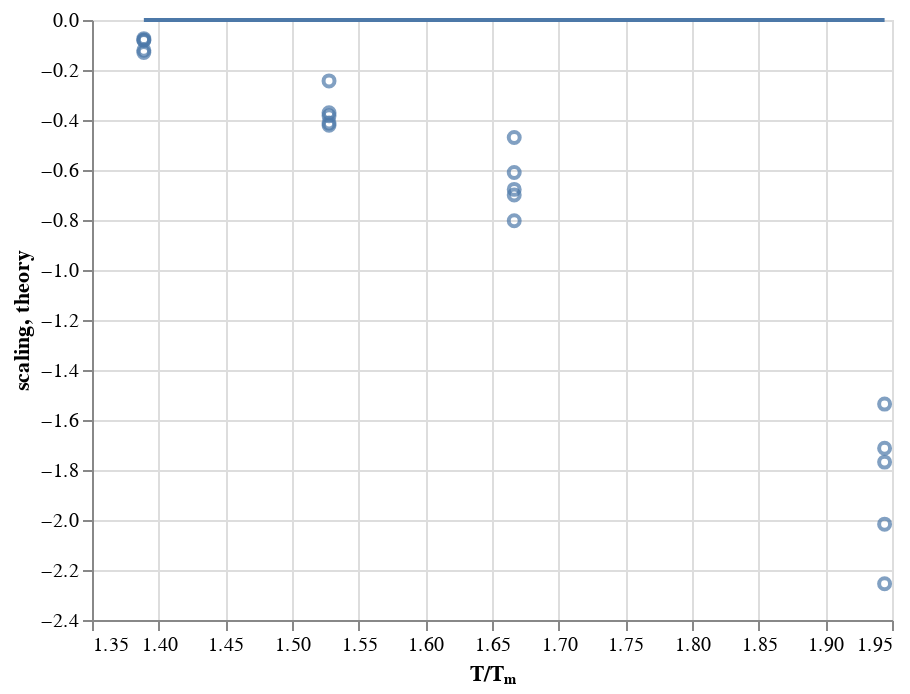

Notebook code for this chart:
### Code cell
c = alt.Chart(df_fit).encode(
    x=alt.X('temp_norm', title='T/Tₘ', scale=alt.Scale(zero=False)),
)

c.mark_point().encode(y="scaling") + c.mark_line().encode(y="theory")

### Figure 1 — Vega-Lite specification as saved in the notebook (floating-point values rounded to 4 significant figures)
{"$schema": "https://vega.github.io/schema/vega-lite/v2.6.0.json", "config": {"view": {"height": 300, "width": 400}}, "datasets": {"data-3effb12d40cc07ca965de7eed297854a": [{"scaling": -0.1298, "temp_norm": 1.389, "theory": -2.939e-10}, {"scaling": -0.07981, "temp_norm": 1.389, "theory": -2.939e-10}, {"scaling": -0.07459, "temp_norm": 1.389, "theory": -2.939e-10}, {"scaling": -0.1207, "temp_norm": 1.389, "theory": -2.939e-10}, {"scaling": -0.08161, "temp_norm": 1.389, "theory": -2.939e-10}, {"scaling": -0.4209, "temp_norm": 1.528, "theory": -3.648e-10}, {"scaling": -0.2436, "temp_norm": 1.528, "theory": -3.648e-10}, {"scaling": -0.383, "temp_norm": 1.528, "theory": -3.648e-10}, {"scaling": -0.371, "temp_norm": 1.528, "theory": -3.648e-10}, {"scaling": -0.4124, "temp_norm": 1.528, "theory": -3.648e-10}, {"scaling": -0.4703, "temp_norm": 1.667, "theory": -4.245e-10}, {"scaling": -0.6775, "temp_norm": 1.667, "theory": -4.245e-10}, {"scaling": -0.6097, "temp_norm": 1.667, "theory": -4.245e-10}, {"scaling": -0.7003, "temp_norm": 1.667, "theory": -4.245e-10}, {"scaling": -0.8032, "temp_norm": 1.667, "theory": -4.245e-10}, {"scaling": -1.713, "temp_norm": 1.944, "theory": -5.195e-10}, {"scaling": -1.768, "temp_norm": 1.944, "theory": -5.195e-10}, {"scaling": -1.536, "temp_norm": 1.944, "theory": -5.195e-10}, {"scaling": -2.255, "temp_norm": 1.944, "theory": -5.195e-10}, {"scaling": -2.017, "temp_norm": 1.944, "theory": -5.195e-10}]}, "layer": [{"data": {"name": "data-3effb12d40cc07ca965de7eed297854a"}, "encoding": {"x": {"field": "temp_norm", "scale": {"zero": false}, "title": "T/Tₘ", "type": "quantitative"}, "y": {"field": "scaling", "type": "quantitative"}}, "mark": "point"}, {"data": {"name": "data-3effb12d40cc07ca965de7eed297854a"}, "encoding": {"x": {"field": "temp_norm", "scale": {"zero": false}, "title": "T/Tₘ", "type": "quantitative"}, "y": {"field": "theory", "type": "quantitative"}}, "mark": "line"}]}
